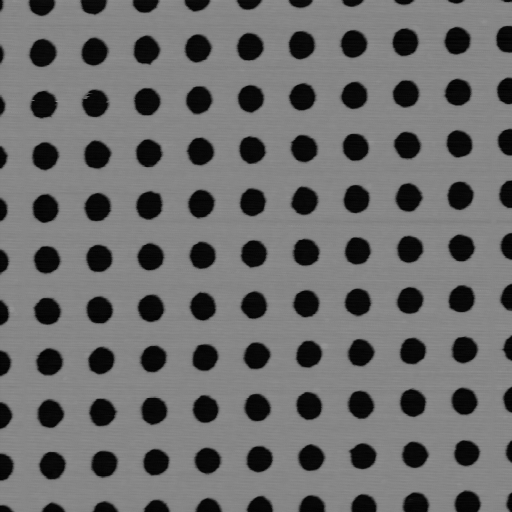
%> input picture cs20ng.png, 512 x 512 px
$ octave q_vs_density.m   (GNU Octave 9; MATLAB toolbox functions it lacks are replaced by stand-ins)
%> lines starting %> are read from the running program, lines starting %| are printed output that depends on the picture
### functions/NESTA_opts.m
%               This is a structure that contains additional options,
%               some of which are optional.
%               The fieldnames are case insensitive.  Below
%               are the possible fieldnames:
%
%           .U and opts.Ut - Analysis/Synthesis operators as function
%               handles.
%           .normU - if opts.U is provided, this should be norm(U)
%
%           .alpha_v - weight for vertical TV (default 0)
%           .alpha_h - weight for horizontal TV (default 0)
%
%           .MaxIntIter - number of continuation steps.
%                 default is 5
%           .maxiter - max number of iterations in an inner loop.
%                 default is 10,000
%           .muf - The desired value of mu at the last continuation step.
%                 A smaller mu leads to higher accuracy.
%           .sigma - l2 error bound.  This enforces how close the variable
%               must fit the observations b, i.e. || y - Ax ||_2 <= delta
%               If delta = 0, enforces y = Ax
%               Common heuristic: delta = sqrt(m + 2*sqrt(2*m))*sigma;
%               where sigma=std(noise).
%               opts.TolVar - tolerance for the stopping criteria, i.e.,
%                             when the relative change in the objective
%                             function is less than TolVar.
%           .opts.Verbose - if this is 0 or false, then very
%                   little output is displayed.  If this is 1 or true,
%                   then output every iteration is displayed.
%                   If this is a number p greater than 1, then
%                   output is displayed every pth iteration.
%            .opts.errFcn - if this is a function handle,
%                   then the program will evaluate opts.errFcn(xk)
%                   at every iteration and display the result.
%                   ex.  opts.errFcn = @(x) norm( x - x_true )

function opts = NESTA_opts(varargin)

   p = inputParser();
   U_default_fun = @(x) x;
   p.addParameter('Verbose', true);


   p.addParameter('MaxIntIter',5);
   p.addParameter('TypeMin','L1');
   p.addParameter('TolVar',1e-5);

   p.addParameter('xplug',[]);
   p.addParameter('normU',[]);  % so we can tell if it's been set

   p.addParameter('errFcn',[]);

   p.addParameter('U', U_default_fun);
   p.addParameter('Ut', U_default_fun);

   p.addParameter('alpha_v', 0);
   p.addParameter('alpha_h', 0);
   p.addParameter('mu', 1e-5);
   p.addParameter('sigma', 0.01);

   p.parse(varargin{:});

   opts = p.Results;

   if ~isequal(opts.U, U_default_fun)
       opts.U_userSet = true;
   else
       opts.U_userSet = false;
       opts.normU = 1;
   end
end

### q_vs_density.m
% ------------ Row 1, CS20NG -------------------------

addpath functions
im_og = double(imread('cs20ng.png'));
%> im_og: size 512x512 double; min 0, max 150, mean 109.1; mean of the top-left, top-right, bottom-left and bottom-right quarters 108.7, 109, 109, 109.6
% im_og = double(imread('cameraman.tif'));
im_og = im_og - min(im_og(:));
im_og = (im_og / max(im_og(:)))*256;
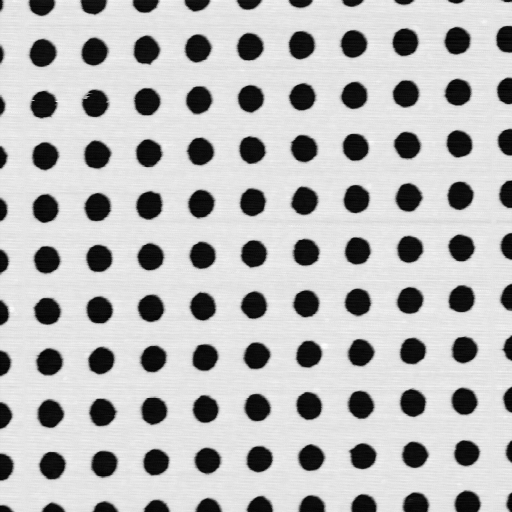
%> im_og: size 512x512 double; min 0, max 256, mean 186.2; drawn with min black and max white
% im_og = im_og(1:2:512, 1:2:512);

samp_frac = 0.15;
npix = size(im_og, 1);
%> npix = 512

mx = max(im_og(:)) - min(im_og(:))
%> mx = 256
skip = 4;
h = skip:skip:npix;
%> h = 128 values from 4 to 512
im_128_sub = im_og(h, :);
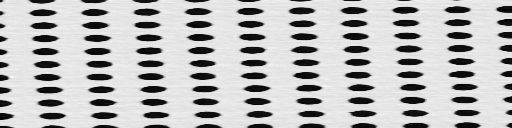
%> im_128_sub: size 128x512 double; min 0, max 254.3, mean 186
im_128 = interp_y(im_128_sub, npix);
%> after the loop in interp_y, `for k=1:xpix`:
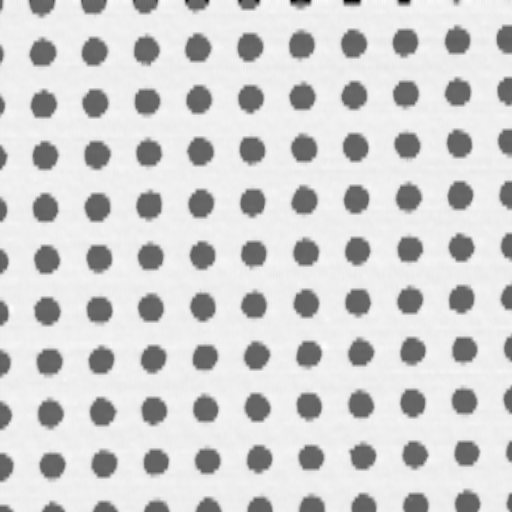
%> img_interp: size 512x512 double; min -143.8, max 254.3, mean 186; drawn with min black and max white
ssm_128 = ssim(im_128, im_og, 'DynamicRange', mx);
%> ssm_128 = 0.873
psn_128 = psnr(im_128, im_og, mx);
%> psn_128 = 26.37

skip = 8;
h = skip:skip:npix;
%> h = 64 values from 8 to 512
im_64_sub = im_og(h, :);
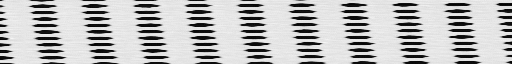
%> im_64_sub: size 64x512 double; min 0, max 245.8, mean 186
im_64 = interp_y(im_64_sub, npix);
%> call 2 of interp_y, with ypix = 512
%> after the loop in interp_y (call 2), `for k=1:xpix`:
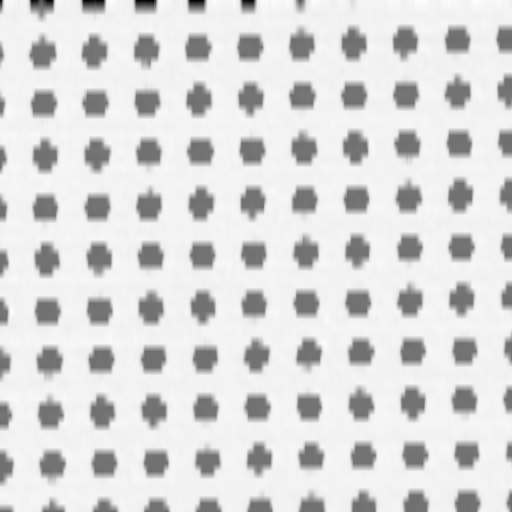
%> img_interp: size 512x512 double; min -179.4, max 249.2, mean 186.1; drawn with min black and max white
ssm_64 = ssim(im_64, im_og, 'DynamicRange', mx);
%> ssm_64 = 0.772
psn_64 = psnr(im_64, im_og, mx);
%> psn_64 = 20.43


U_fun = @(x) idct(x);
Ut_fun = @(x) dct(x);

mu = 1e-7;
delta = 0.01;
alpv = 0.01;
alph = 0.75;
opts = NESTA_opts('U', U_fun, 'Ut', Ut_fun, 'verbose', 0, 'TolVar', 1e-5,...
    'alpha_v', alpv, 'alpha_h', alph);

%%
qs = [(1:2:10), (15:5:50), (50:15:512)];
fracs = (5:2:50)/100;
% fracs = 50/100;
dat128 = zeros(length(qs), 7);
dat64 = zeros(length(qs), 7);
map_ssm = zeros(length(qs), length(fracs));
map_psn = zeros(length(qs), length(fracs));

Y = map_ssm;
X = map_ssm;
gam = npix/50;
%> gam = 10.24
fprintf('128: ssm: %.3f, psn: %.3f\n', ssm_128, psn_128);
%| 128: ssm: 0.873, psn: 26.371
fprintf('64: ssm: %.3f, psn: %.3f\n', ssm_64, psn_64);
%| 64: ssm: 0.772, psn: 20.427
fprintf('===============================================\n');
figure(11); clf
subplot(1,3,1),
imagesc(im_128, [1, 255]), colormap('gray')
title('128 lines')
subplot(1,3,2)
imagesc(im_128, [1, 255]), colormap('gray')
title('64 lines')
drawnow()


% qs = 150
% fracs = .4
%> the run ends on the next line
for yidx = 1:length(qs)
% [174 lines not run here, left out]
function img_interp = interp_y(im_og, ypix)

    ypix_old = size(im_og, 1);
    xpix = size(im_og, 2);
    img_interp = zeros(ypix, xpix);

    % Now interpolate the missing rows
    vq = 1:ypix;
    skip = floor(ypix/ypix_old);
    h = skip:skip:ypix;

    for k=1:xpix
        img_interp(:, k) = interp1(h, im_og(:, k), vq, 'linear', 'extrap');
    end


end
